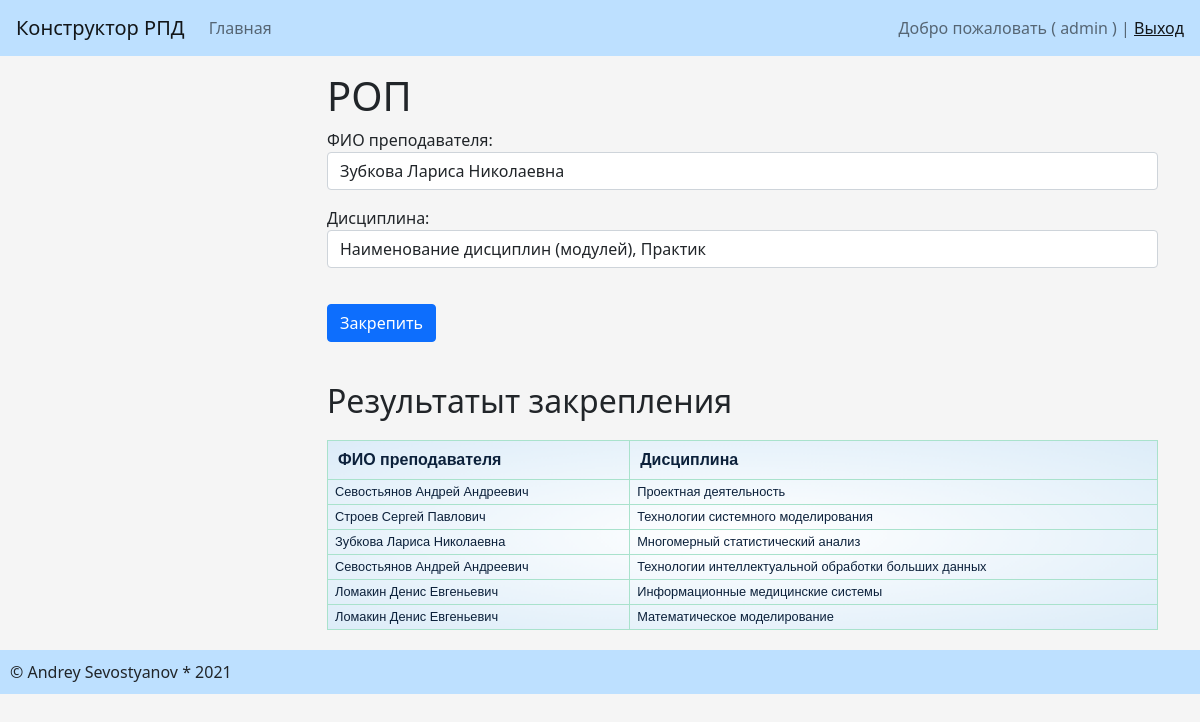
/opn_main_window/rop_head/ (signed in), run on the app's committed database.
### generation_rpd/models.py (models this page shows, shortened)
class PrepInfo(models.Model):
    fio = models.CharField(max_length=150)
    discip = models.CharField(max_length=300)

### generation_rpd/views.py (the view)
# urls.py: path('opn_main_window/rop_head/', rop_head, name='rop_head'),
def rop_head(request):
    prep_info = PrepInfo.objects.all()
    if request.method == 'POST':
        form = ROPHead(request.POST)
        if form.is_valid():
            PrepInfo.objects.create(fio=form.cleaned_data['prep'], discip=form.cleaned_data['discip'])
            print(form.cleaned_data)
            return redirect('rop_head')
    else:
        form = ROPHead()
    return render(request, 'generation_rpd/rop_head.html', {'form': form, 'prep_info': prep_info})

### generation_rpd/forms.py
class ROPHead(forms.Form):
    prep = forms.ModelChoiceField(empty_label=None, queryset=PrepFIO.objects.all(),
                                         label='ФИО преподавателя',
                                         widget=forms.Select(attrs={"class": "form-control"}))
    discip = forms.ModelChoiceField(empty_label=None, queryset=Discip.objects.all(),
                                         label='Дисциплина',
                                         widget=forms.Select(attrs={"class": "form-control"}))

### generation_rpd/models.py (called while the page is built)
    def __str__(self):  # строковый метод
        return self.discip_title

    def __str__(self):  # строковый метод
        return self.fio

### generation_rpd/templates/generation_rpd/rop_head.html (shortened to what this page needs)
{% extends 'base.html' %}
{% block content %}
<h1>РОП</h1>
<form method="post">
    {{ form.as_p }}
    <button type="submit" class="btn btn-primary btn-block">Закрепить</button>
    <h2>Результатыт закрепления</h2>
    <table border="1" width="100%" cellpadding="5">
        <tr>
            <th>ФИО преподавателя</th>
            <th>Дисциплина</th>
        </tr>
        {% for tbl in prep_info %}
        <tr>
            <td>{{tbl.fio}}</td>
            <td>{{tbl.discip}}</td>
        </tr>
        {% endfor %}
    </table>
</form>
{% endblock %}

### templates/inc/_nav.html (shortened to what this page needs)
<nav class="navbar navbar-expand-lg navbar-light bg-light">
    <a class="navbar-brand mx-3" href="{% url 'home' %}">Конструктор РПД</a>
    <div class="collapse navbar-collapse" id="navbarSupportedContent">
        <ul class="navbar-nav me-auto mb-2 mb-lg-0">
            <li class="nav-item"><a class="nav-link" href="{% url 'home' %}">Главная</a></li>
        </ul>
        <span class="navbar-text mx-3">
            {% if request.user.is_authenticated %}
            Добро пожаловать {{ user.second_name }} {{user.first_name}} {{user.otchestvo}} ( {{user.username}} ) | <a href="{% url 'logout' %}">Выход</a>
            {% else %}
            <a href="{% url 'register' %}">Регистрация</a> | <a href="{% url 'login' %}">Войти</a>
            {% endif %}
        </span>
    </div>
</nav>

### rpdapp/static/css/style.css (style rules this page uses)
body { background-color: #f5f5f5; }
.bg-light { background-color: #bde0ff!important; }
table { margin-top: 20px; margin-bottom: 20px; border-collapse: collapse; line-height: 1.1; font-family: "Lucida Sans Unicode", "Lucida Grande", sans-serif; background: radial-gradient(farthest-corner at 50% 50%, white, #DCECF8); color: #0C213B; }
th { padding: 10px; border: 1px solid #A9E2CC; }
td { font-size: 0.8em; padding: 5px 7px; border: 1px solid #A9E2CC; }
h2 { margin-top: 20px; margin-bottom: 20px; }
button { margin-top: 20px; margin-bottom: 20px; }

### data on the page
PrepInfo: fio "Севостьянов Андрей Андреевич", discip "Проектная деятельность"
PrepInfo: fio "Строев Сергей Павлович", discip "Технологии системного моделирования"
PrepInfo: fio "Зубкова Лариса Николаевна", discip "Многомерный статистический анализ"
PrepInfo: fio "Севостьянов Андрей Андреевич", discip "Технологии интеллектуальной обработки больших данных"
PrepInfo: fio "Ломакин Денис Евгеньевич", discip "Информационные медицинские системы"
PrepInfo: fio "Ломакин Денис Евгеньевич", discip "Математическое моделирование"

### other printed values
{{ user.username }} "admin"
